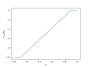

Reproduce this figure in Python.
# linear capillary function

import matplotlib.pyplot as plt
import numpy as np

s = np.array([0, 0.1, 0.9, 1])
pc = np.array([-0.1e5, -0.1e5, 0, 0])

plt.plot(s, pc / 1.e3, '-')
plt.xlabel('$s_1$')
plt.ylabel('$P_c$ (kPa)')
plt.savefig('capillary_linear.svg')
plt.savefig('capillary_linear.pdf')
